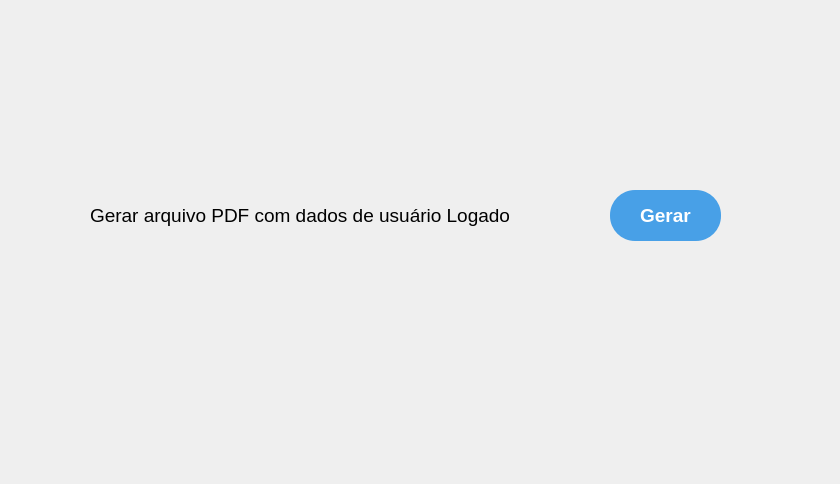
<?xml version="1.0" encoding="UTF-8"?>
<ui version="4.0">
 <class>tela_principal</class>
 <widget class="QDialog" name="tela_principal">
  <property name="geometry">
   <rect>
    <x>0</x>
    <y>0</y>
    <width>840</width>
    <height>484</height>
   </rect>
  </property>
  <property name="windowTitle">
   <string/>
  </property>
  <property name="styleSheet">
   <string notr="true"/>
  </property>
  <property name="sizeGripEnabled">
   <bool>false</bool>
  </property>
  <property name="modal">
   <bool>false</bool>
  </property>
  <widget class="QLabel" name="label">
   <property name="geometry">
    <rect>
     <x>90</x>
     <y>160</y>
     <width>521</width>
     <height>110</height>
    </rect>
   </property>
   <property name="font">
    <font>
     <family>Tahoma</family>
     <pointsize>14</pointsize>
    </font>
   </property>
   <property name="cursor">
    <cursorShape>PointingHandCursor</cursorShape>
   </property>
   <property name="text">
    <string>Gerar arquivo PDF com dados de usuário Logado</string>
   </property>
  </widget>
  <widget class="QPushButton" name="btn_Gerar">
   <property name="geometry">
    <rect>
     <x>610</x>
     <y>190</y>
     <width>111</width>
     <height>51</height>
    </rect>
   </property>
   <property name="font">
    <font>
     <family>Tahoma</family>
     <pointsize>14</pointsize>
     <weight>75</weight>
     <bold>true</bold>
    </font>
   </property>
   <property name="styleSheet">
    <string notr="true">border-radius: 25px;
background-color: #48A0E7;
color: white;
</string>
   </property>
   <property name="text">
    <string>Gerar</string>
   </property>
  </widget>
 </widget>
 <tabstops>
  <tabstop>btn_Gerar</tabstop>
 </tabstops>
 <resources/>
 <connections/>
</ui>
